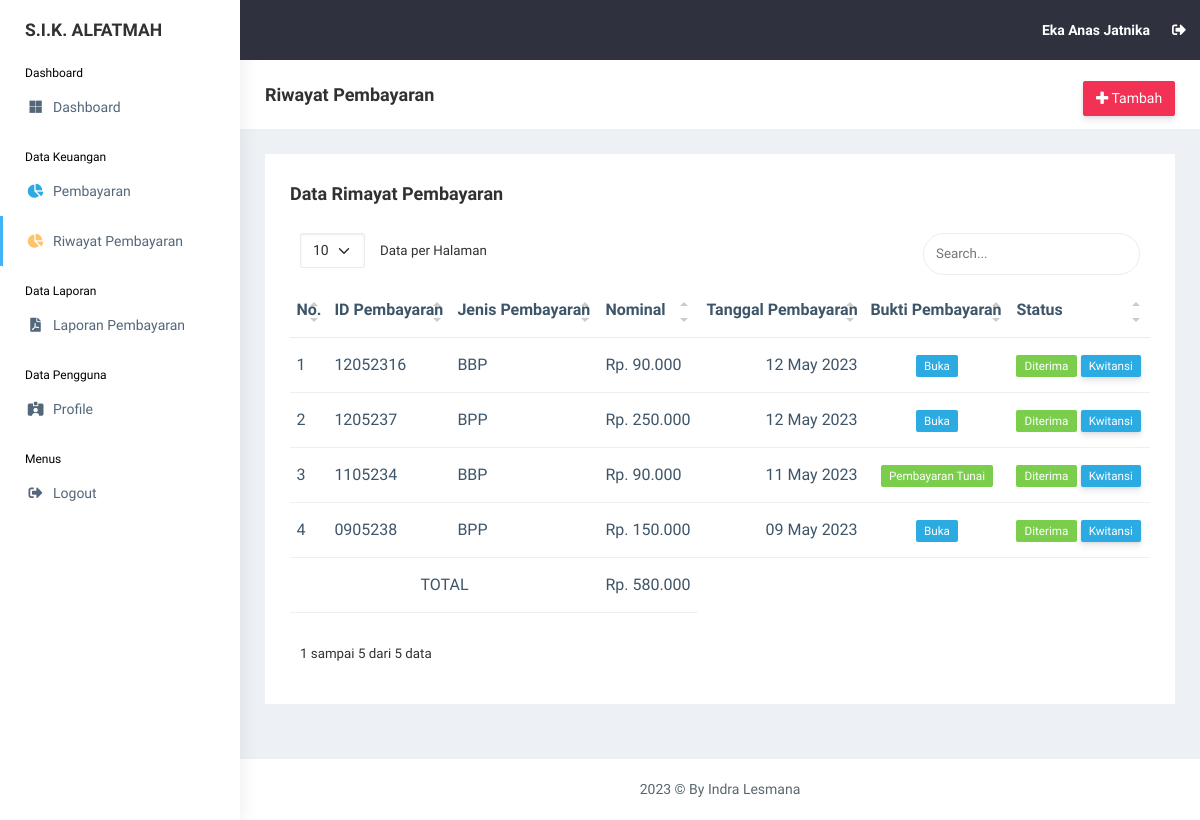
/view_siswa/riwayat.php (signed in), run on an earlier commit of the app's database.
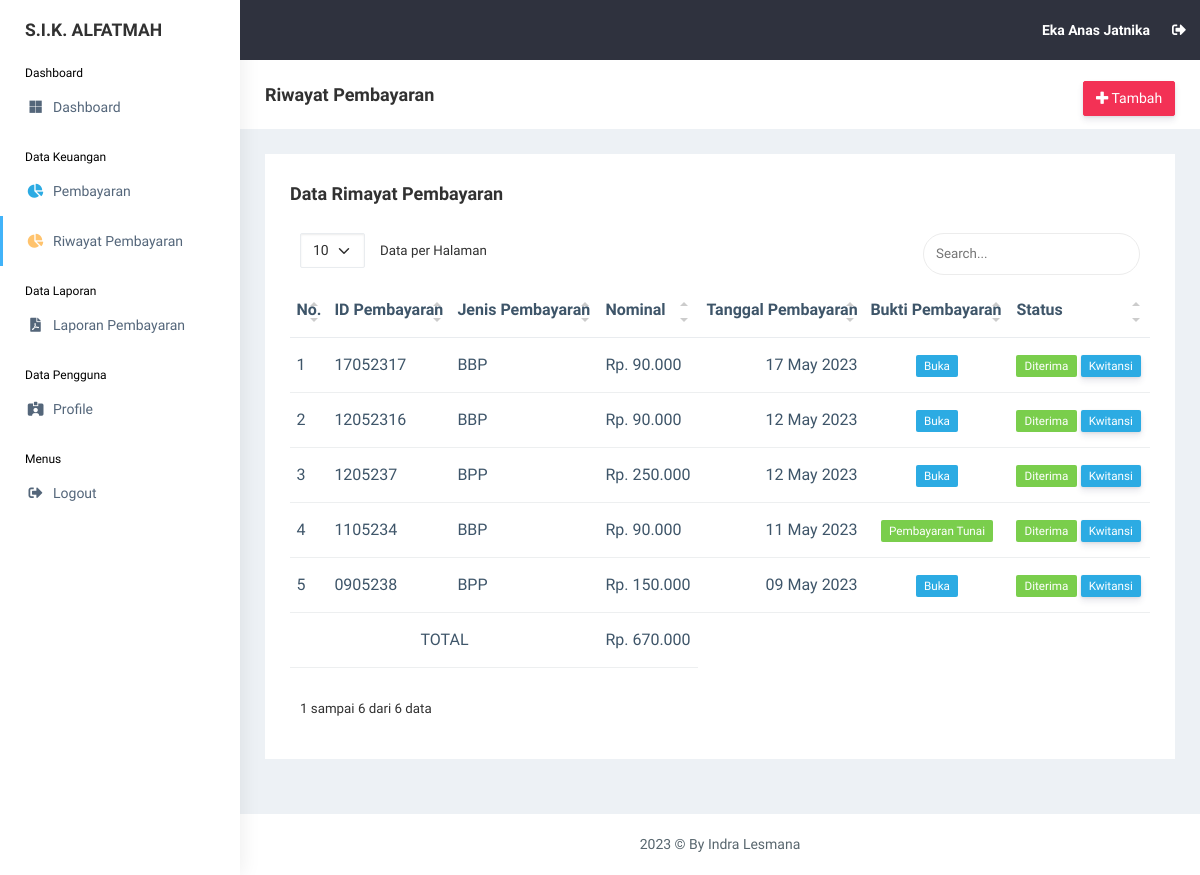
And on a later commit of the database.
### tables this page shows
CREATE TABLE `siswa` (
  `id_siswa` int(11) NOT NULL,
  `nis` int(11) NOT NULL,
  `nisn` int(11) NOT NULL,
  `nama_siswa` varchar(255) NOT NULL,
  `id_rombel` int(11) NOT NULL,
  `jk` varchar(20) NOT NULL,
  `alamat` text NOT NULL,
  `phone` varchar(20) NOT NULL,
  `username` varchar(255) NOT NULL,
  `password` varchar(255) NOT NULL,
  `gambar` varchar(255) NOT NULL,
  `id_tahun_ajaran` int(11) NOT NULL,
  `date_created` date NOT NULL,
  `is_active` int(11) NOT NULL
);

CREATE TABLE `pembayaran` (
  `id_pembayaran` int(11) NOT NULL,
  `id_siswa` int(11) NOT NULL,
  `id_jenis_pembayaran` int(11) NOT NULL,
  `bbp_bulan` int(11) NOT NULL,
  `bbp_tahun` int(11) NOT NULL,
  `nominal_pembayaran` int(11) NOT NULL,
  `tanggal_pembayaran` date NOT NULL,
  `bukti` varchar(255) NOT NULL,
  `status` int(11) NOT NULL
);

CREATE TABLE `jenis_pembayaran` (
  `id_jenis_pembayaran` int(11) NOT NULL,
  `jenis_pembayaran` varchar(255) NOT NULL,
  `nominal` int(11) NOT NULL,
  `deskripsi` text NOT NULL
);

### functions.php (called while the page is built, shortened)
<?php
$conn = mysqli_connect("localhost", "root", "", "db_sika");
function query($query)
{
    global $conn;
    $result = mysqli_query($conn, $query);
    $rows = [];
    while ($row = mysqli_fetch_assoc($result)) {
        $rows[] = $row;
    }
    return $rows;
}

### view_siswa/riwayat.php (the view, shortened to what this page needs)
<?php
include "header.php";
$id_siswa = $user["id_siswa"];
$pembayaran = query(
    "SELECT * FROM pembayaran
        INNER JOIN siswa ON siswa.id_siswa = pembayaran.id_siswa
        INNER JOIN jenis_pembayaran ON jenis_pembayaran.id_jenis_pembayaran = pembayaran.id_jenis_pembayaran
        WHERE pembayaran.id_siswa = $id_siswa
        ORDER BY tanggal_pembayaran DESC, pembayaran.id_pembayaran DESC"
);
$pembayaran_amount = query(
    "SELECT SUM(nominal_pembayaran) AS amount FROM pembayaran WHERE id_siswa = $id_siswa"
)[0];
?>
<div class="page-breadcrumb bg-white">
    <div class="row align-items-center">
        <div class="col-lg-3 col-md-4 col-sm-4 col-xs-12">
            <h4 class="page-title">Riwayat Pembayaran</h4>
        </div>
        <div class="col-lg-9 col-sm-8 col-md-8 col-xs-12">
            <div class="d-md-flex">
                <ol class="breadcrumb ms-auto">
                    <li><a href="pembayaran_add.php"
                            class="btn btn-danger  d-none d-md-block pull-right ms-3 hidden-xs hidden-sm waves-effect waves-light text-white"><i
                                class="fas fa-plus"></i> Tambah</a>
                    </li>
                </ol>
            </div>
        </div>
    </div>
</div>
<div class="container-fluid">
    <div class="row">
        <div class="col-md-12 col-lg-12 col-sm-12">
            <div class="white-box">
                <div class="d-md-flex mb-3">
                    <h3 class="col-12 col-md-6 box-title mb-0">Data Rimayat Pembayaran</h3>
                </div>
                <div class="table-responsive">
                    <table class="table no-wrap" id="data-table">
                        <thead>
                            <tr>
                                <th class="border-top-0">No.</th>
                                <th class="border-top-0">ID Pembayaran</th>
                                <th class="border-top-0">Jenis Pembayaran</th>
                                <th class="border-top-0">Nominal</th>
                                <th class="border-top-0 text-end">Tanggal Pembayaran</th>
                                <th class="border-top-0">Bukti Pembayaran</th>
                                <th class="border-top-0">Status</th>
                            </tr>
                        </thead>
                        <tbody>
                            <?php $i = 1; ?>
                            <?php foreach ($pembayaran as $p): ?>
                                <tr>
                                    <td>
                                        <?= $i; ?>
                                    </td>
                                    <td class="txt-oflo">
                                        <?= date("dmy", strtotime($p["tanggal_pembayaran"])) . $p["id_pembayaran"]; ?>
                                    </td>
                                    <td class="txt-oflo">
                                        <?= $p["jenis_pembayaran"]; ?>
                                    </td>
                                    <td class="txt-oflo">
                                        Rp.
                                        <?= number_format($p["nominal_pembayaran"], 0, ',', '.'); ?>
                                    </td>
                                    <td class="txt-oflo text-end">
                                        <?= date("d F Y", strtotime($p["tanggal_pembayaran"])); ?>
                                    </td>
                                    <td class="txt-oflo text-center">
                                        <?php if ($p["bukti"] == "default.jpg"): ?>
                                            <span class="badge bg-success">Pembayaran Tunai</span>
                                        <?php else: ?>
                                            <a href="../assets/img/bukti/<?= $p["bukti"]; ?>" target="_blank"><span
                                                    class="badge bg-info">Buka</span></a>
                                        <?php endif; ?>
                                    </td>
                                    <td class="txt-oflo">
                                        <?php if ($p["status"] == 1): ?>
                                            <span class="badge bg-success">Diterima</span>
                                            <a href="kwitansi.php?id_pembayaran=<?= $p["id_pembayaran"] ?>&id_siswa=<?= $p["id_siswa"] ?>"
                                                class="badge btn-info" target="_blank">Kwitansi</a>
                                        <?php else: ?>
                                            <span class="badge bg-warning">Pending</span>
                                        <?php endif; ?>
                                    </td>
                                </tr>
                                <?php $i++; ?>
                            <?php endforeach; ?>
                            <tr>
                                <td colspan="3" class="text-center">TOTAL</td>
                                <td>
                                    Rp.
                                    <?= number_format($pembayaran_amount["amount"], 0, ',', '.'); ?>
                                </td>
                            </tr>
                        </tbody>
                    </table>
                </div>
            </div>
        </div>
    </div>
</div>
<?php
include "footer.php";
?>

### view_siswa/header.php (shortened to what this page needs)
<?php
require "../functions.php";
$id = $_SESSION['id'];
$user = query(
    "SELECT * FROM siswa
    INNER JOIN rombel ON rombel.id_rombel = siswa.id_rombel
    INNER JOIN tahun_ajaran ON tahun_ajaran.id_tahun_ajaran = siswa.id_tahun_ajaran
    INNER JOIN guru ON guru.id_guru = rombel.id_guru
    WHERE id_siswa = $id"
)[0];
?>
<!DOCTYPE html>
<html dir="ltr" lang="en">
<head>
    <link rel="stylesheet"
        href="../assets/plugins/bower_components/chartist-plugin-tooltips/dist/chartist-plugin-tooltip.css">
    <link rel="stylesheet" href="../vendor/simple-datatables/style.css">
    <link href="../assets/css/style.min.css" rel="stylesheet">
</head>
<body>
    <div id="main-wrapper" data-layout="vertical" data-navbarbg="skin5" data-sidebartype="full"
        data-sidebar-position="absolute" data-header-position="absolute" data-boxed-layout="full">
        <?php
        include "topbar.php";
        include "sidebar.php";
        ?>
        <div class="page-wrapper">

### view_siswa/topbar.php (shortened to what this page needs)
<header class="topbar" data-navbarbg="skin5">
    <nav class="navbar top-navbar navbar-expand-md navbar-dark">
        <div class="navbar-header" data-logobg="skin6">
            <a class="navbar-brand" href="#">
                <b class="logo-text text-dark">
                    S.I.K. ALFATMAH
                </b>
            </a>
        </div>
        <div class="navbar-collapse collapse" id="navbarSupportedContent" data-navbarbg="skin5">
            <ul class="navbar-nav ms-auto d-flex align-items-center">
                <li>
                    <a class="profile-pic" href="profile.php"><span class="text-white font-medium">
                            <?= $user["nama_siswa"]; ?>
                        </span></a>
                </li>
                <li><a href="../logout.php" class="mr-5 profile-pic"><i class="fas fa-sign-out-alt"
                            onclick="return confirm('Yakin ingin keluar dari aplikasi?');"></i></a></li>
            </ul>
        </div>
    </nav>
</header>

### view_siswa/sidebar.php
<aside class="left-sidebar" data-sidebarbg="skin6">
    <div class="scroll-sidebar">
        <nav class="sidebar-nav">
            <ul id="sidebarnav">
                <li class="sidebar-header d-none d-lg-block">Dashboard</li>
                <li class="sidebar-item">
                    <a class="sidebar-link waves-effect waves-dark sidebar-link" href="dashboard.php"
                        aria-expanded="false">
                        <i class="fab fa-microsoft" aria-hidden="true"></i>
                        <span class="hide-menu">Dashboard</span>
                    </a>
                </li>
                <li class="sidebar-header d-none d-lg-block mt-3">Data Keuangan</li>
                <li class="sidebar-item">
                    <a class="sidebar-link waves-effect waves-dark sidebar-link" href="pembayaran_add.php"
                        aria-expanded="false">
                        <i class="fas fa-chart-pie text-info" aria-hidden="true"></i>
                        <span class="hide-menu">Pembayaran</span>
                    </a>
                </li>
                <li class="sidebar-item">
                    <a class="sidebar-link waves-effect waves-dark sidebar-link" href="riwayat.php"
                        aria-expanded="false">
                        <i class="fas fa-chart-pie text-warning" aria-hidden="true"></i>
                        <span class="hide-menu">Riwayat Pembayaran</span>
                    </a>
                </li>
                <li class="sidebar-header d-none d-lg-block mt-3">Data Laporan</li>
                <li class="sidebar-item">
                    <a class="sidebar-link waves-effect waves-dark sidebar-link" href="laporan.php"
                        aria-expanded="false">
                        <i class="fas fa-file-pdf" aria-hidde n="true"></i>
                        <span class="hide-menu">Laporan Pembayaran</span>
                    </a>
                </li>
                <li class="sidebar-header d-none d-lg-block mt-3">Data Pengguna</li>
                <li class="sidebar-item">
                    <a class="sidebar-link waves-effect waves-dark sidebar-link" href="profile.php"
                        aria-expanded="false">
                        <i class="fas fa-id-card-alt" aria-hidden="true"></i>
                        <span class="hide-menu">Profile</span>
                    </a>
                </li>
                <li class="sidebar-header d-none d-lg-block mt-3">Menus</li>
                <li class="sidebar-item">
                    <a class="sidebar-link waves-effect waves-dark sidebar-link" href="../logout.php"
                        aria-expanded="false" onclick="return confirm('Yakin ingin keluar dari aplikasi?');">
                        <i class="fas fa-sign-out-alt" aria-hidden="true"></i>
                        <span class="hide-menu">Logout</span>
                    </a>
                </li>
            </ul>
        </nav>
    </div>
</aside>

### view_siswa/footer.php (shortened to what this page needs)
<footer class="footer text-center">
    <?= date("Y"); ?> © By Indra Lesmana
</footer>
</div>
</div>
</body>
</html>

### view_siswa/header.php (style rules this page uses)
.sidebar-header { width: 100%; position: relative; padding-left: 25px; color: #000; font-size: 12px; }

What changed in the data, as far as the page shows it:
added pembayaran: tanggal_pembayaran "170523", id_pembayaran "17", id_jenis_pembayaran.jenis_pembayaran "BBP", nominal_pembayaran "90.000", tanggal_pembayaran "17 May 2023"
Also different on the page:
text written by a page script: "Data per Halaman 1 sampai 5 dari 5 data" → "Data per Halaman 1 sampai 6 dari 6 data"
$pembayaran_amount["amount"]: "580.000" → "670.000"
